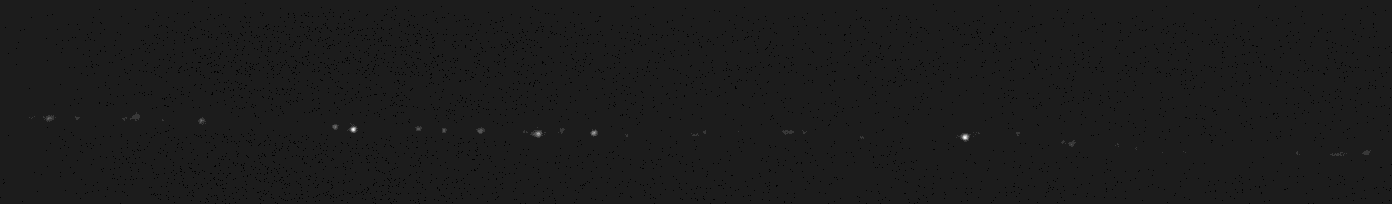
#> input picture images/001_a5_002_t001.tif, 1392 x 204 px
$ python PixelParticleDetect.py
#> lines starting #> are read from the running program, lines starting #| are printed output that depends on the picture
### ImplGaussianFilter.py
""" This file is the implementation of Gaussian filter.
    Author: Weihong Zhang, AI College, UCAS.
"""
import os
import cv2
import numpy as np
from scipy.ndimage import convolve # support 16bit images


def gaussian_kernel(sigma: float) -> np.ndarray:
    """ Generate Gaussian kernel with specific sigma.
        Assume sigma_x equals to simgma_y, i.e., both are sigma.
    """
    size = 2 * np.ceil(3 * sigma) + 1 # 3σ and centroid
    x, y = np.mgrid[-size//2 + 1:size//2 + 1, -size//2 + 1:size//2 + 1]
    g = np.exp(-((x**2 + y**2) / (2.0 * sigma**2))) / (2 * np.pi * sigma**2)
    return g / g.sum() # normalize the filter template


# [26 lines left out: functions convolve_save, main, not called in this run]


# [2 lines that do not run on import are left out]

### PixelParticleDetect.py
""" This file is the implementation of particle detection at pixel resolution.
    Author: Weihong Zhang, AI College, UCAS.
"""
import os
import cv2
import numpy as np
import pandas as pd
import matplotlib.pyplot as plt
from scipy.ndimage import convolve

from ImplGaussianFilter import gaussian_kernel


# [10 lines left out: function calibration, not called in this run]


def detect_extremums(im: np.ndarray, mask_scale: int) -> np.ndarray:
    """ Pixelwise extremums detection, return an indicative array with each pixel assigning a flag,
        where 0, 1, 2 represents local minima, normal point and local maxima respectively.
    """
    extremums_indicator = np.ones(im.shape).astype(np.int64)

    height, width = im.shape
    mask_half_scale = mask_scale // 2
    im = np.pad(im, mask_half_scale, mode='symmetric') # pad to yeild the same shape after masking

    patch_pixels_minus_one = np.math.pow(mask_scale, 2) - 1
    for row in range(mask_half_scale, height+mask_half_scale):
        for col in range(mask_half_scale, width+mask_half_scale):
            mask_patch = im[row-mask_half_scale: row+mask_half_scale+1,
                            col-mask_half_scale: col+mask_half_scale+1]
            if (im[row, col] > mask_patch).sum() == patch_pixels_minus_one:
                extremums_indicator[row-mask_half_scale, col-mask_half_scale] = 2
            elif (im[row, col] < mask_patch).sum() == patch_pixels_minus_one:
                extremums_indicator[row-mask_half_scale, col-mask_half_scale] = 0

    return extremums_indicator


# [92 lines left out: functions nearest_local_association, pixel_particle_detection, detection_visualize_save, not called in this run]


def main():
    save_base_path = './processed_imgs/pixel_particle_detection/'
    os.makedirs(save_base_path, exist_ok=True)

    # Config the gaussian kernel for smoothing filtering
    rayleigh_radius = lambda _lambda, NA: (0.61 * _lambda / 100) / NA
    _lambda, NA = 515, 1.4
    gaussian_std = rayleigh_radius(_lambda, NA) / 3
    kernel = gaussian_kernel(gaussian_std)

    # Extremums detection comparison upon different masks
    print("Extremums detection comparison upon 3x3 mask and 5x5 mask ...")
    im = cv2.imread('./images/001_a5_002_t001.tif', -1)
#> im is the input picture: shape (204, 1392) uint16; min 190, max 2535, mean 311
    im_filted = convolve(im, kernel)
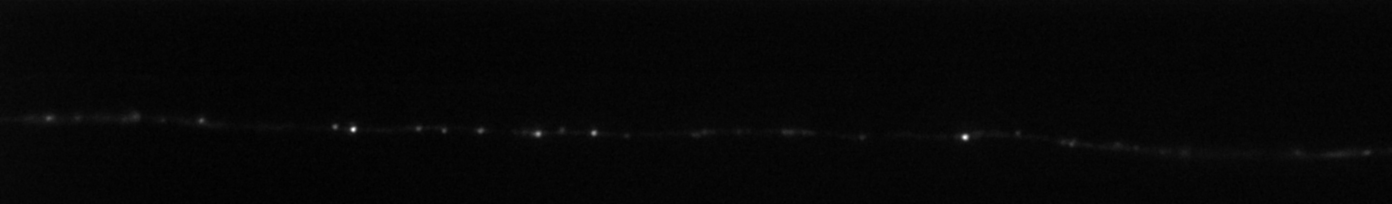
#> im_filted: shape (204, 1392) uint16; min 257, max 2178, mean 310.5; drawn with min black and max white
    mask_scale1, mask_scale2 = 3, 5
    ext_idt1 = detect_extremums(im_filted, mask_scale1)
#> after the loop in detect_extremums, `for row in range(mask_half_scale, height+mask_half_scale):`:
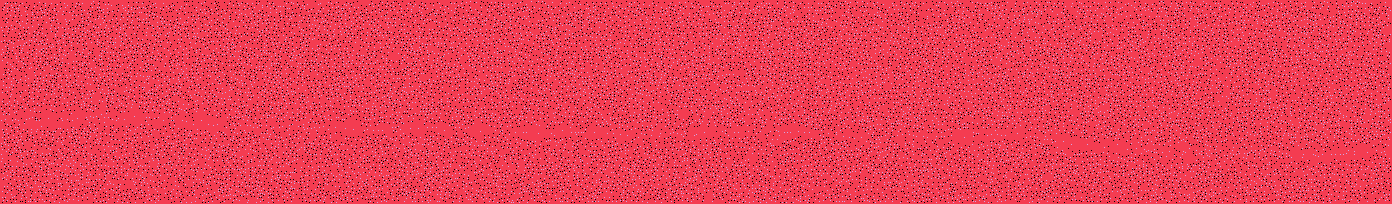
#> extremums_indicator: shape (204, 1392) int64; 3 distinct labels, from 0 to 2; one colour per label, 0 black
    ext_idt2 = detect_extremums(im_filted, mask_scale2)
#> call 2 of detect_extremums, with mask_scale = 5
#> after the loop in detect_extremums (call 2), `for row in range(mask_half_scale, height+mask_half_scale):`:
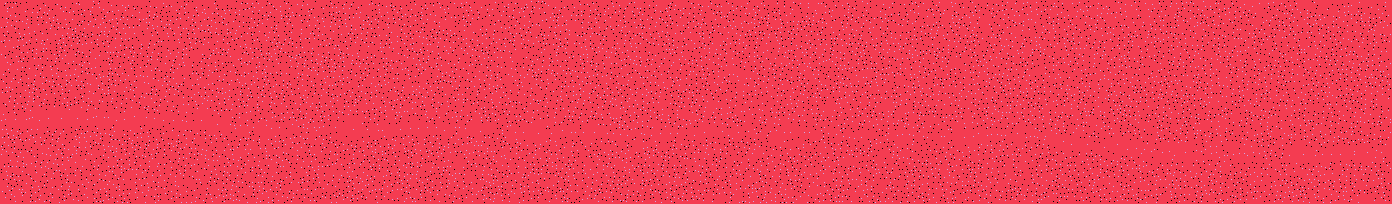
#> extremums_indicator: shape (204, 1392) int64; 3 distinct labels, from 0 to 2; one colour per label, 0 black
    print('Counts: maximas | others | minimas')
    print(f"3x3 -> { (ext_idt1==2).sum()} | {(ext_idt1==1).sum()} | {(ext_idt1==0).sum()}")
#| 3x3 -> 13452 | 257002 | 13514
    print(f"5x5 ->  {(ext_idt2==2).sum()} | {(ext_idt2==1).sum()} | {(ext_idt2==0).sum()}")
#| 5x5 ->  7094 | 269749 | 7125

    # Particle detection
    print("Start detecting particles")
#> (the run stopped early here; a loop or call above may not have finished)

$ run again, with images/001_a5_002_t004.tif copied over images/001_a5_002_t001.tif
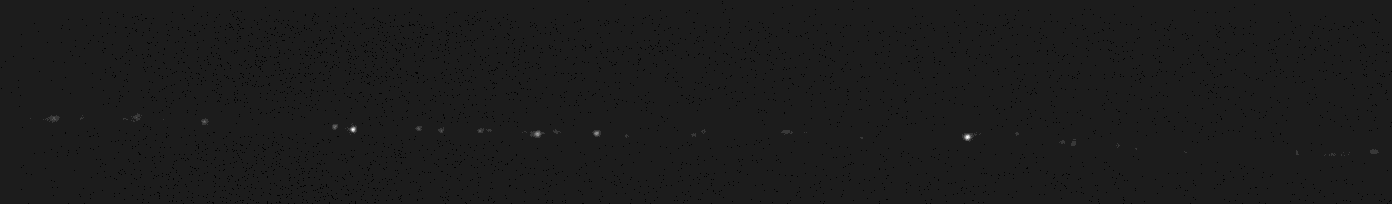
#> input picture images/001_a5_002_t004.tif, 1392 x 204 px
#> in main, im is the input picture: shape (204, 1392) uint16; min 198, max 2451, mean 311.2
#> im: shape (206, 1394) uint16
#> after the loop in detect_extremums, `for row in range(mask_half_scale, height+mask_half_scale):`:
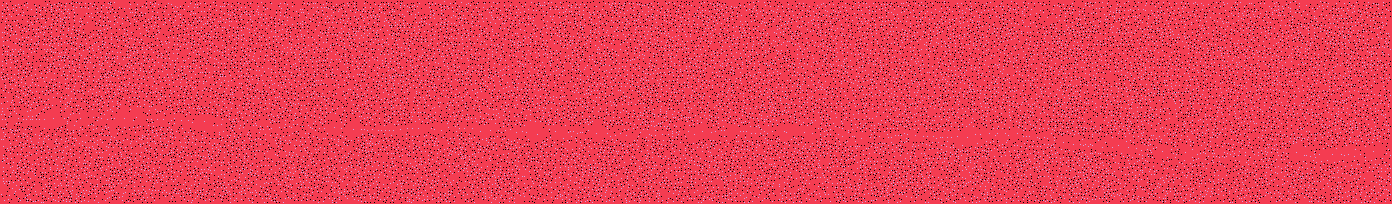
#> extremums_indicator: shape (204, 1392) int64; 3 distinct labels, from 0 to 2; one colour per label, 0 black
#> im: shape (208, 1396) uint16
#> after the loop in detect_extremums (call 2), `for row in range(mask_half_scale, height+mask_half_scale):`:
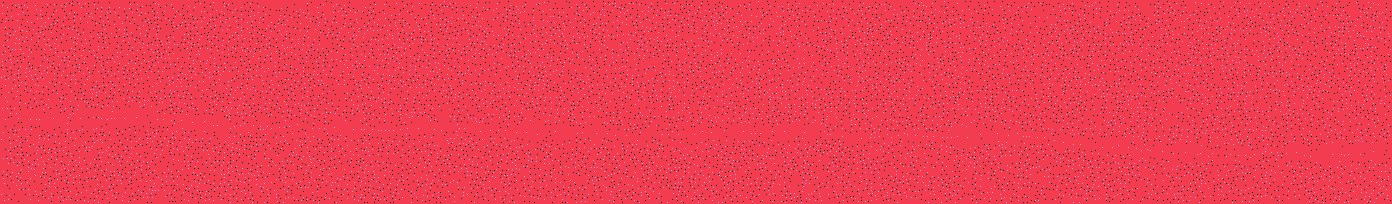
#> extremums_indicator: shape (204, 1392) int64; 3 distinct labels, from 0 to 2; one colour per label, 0 black
#| 3x3 -> 13478 | 256946 | 13544
#| 5x5 ->  7124 | 269630 | 7214

$ run again, with images/001_a5_002_t005.tif copied over images/001_a5_002_t001.tif
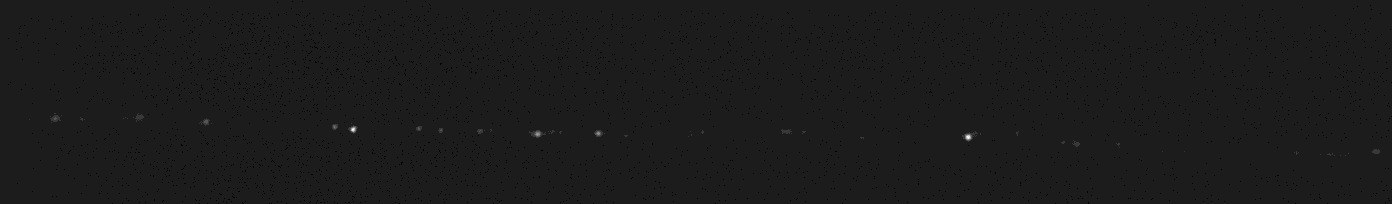
#> input picture images/001_a5_002_t005.tif, 1392 x 204 px
#> in main, im is the input picture: shape (204, 1392) uint16; min 161, max 2472, mean 310.6
#> im: shape (206, 1394) uint16
#> after the loop in detect_extremums, `for row in range(mask_half_scale, height+mask_half_scale):`:
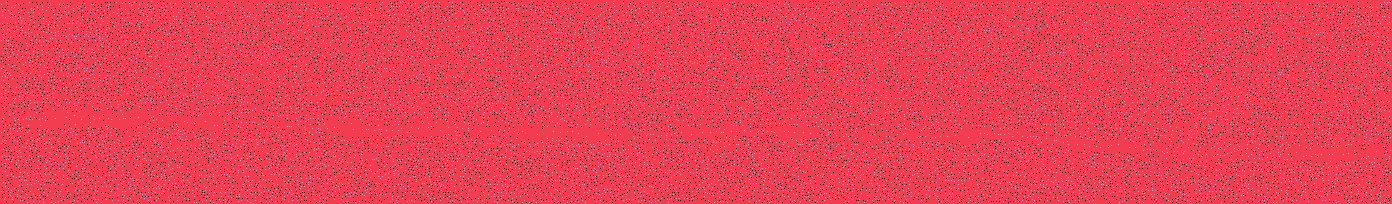
#> extremums_indicator: shape (204, 1392) int64; 3 distinct labels, from 0 to 2; one colour per label, 0 black
#> im: shape (208, 1396) uint16
#> after the loop in detect_extremums (call 2), `for row in range(mask_half_scale, height+mask_half_scale):`:
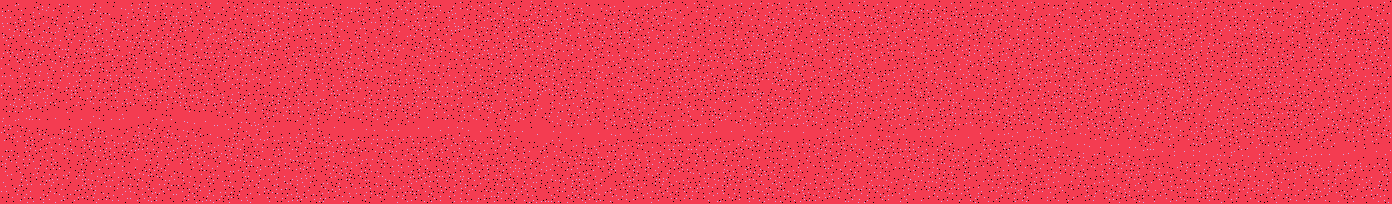
#> extremums_indicator: shape (204, 1392) int64; 3 distinct labels, from 0 to 2; one colour per label, 0 black
#| 3x3 -> 13322 | 257220 | 13426
#| 5x5 ->  6916 | 269872 | 7180
